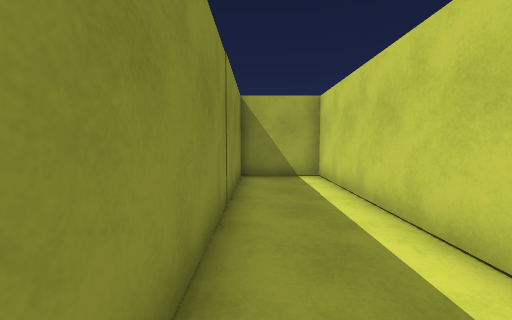
[1] (above)

19 first-person views from a walk through a Unity game level. The camera is 1.3 m above the floor, tilts 4° down and sees 90° across. The floor is counted in squares, 1 m on a side. Each view is taken from the middle of a square. On the plan, view 1 faces up. The plan holds only what a view shows up to about 13 squares ahead; the rest is blank. The player is left out.

[2]
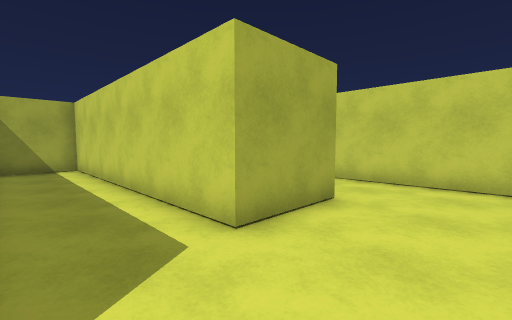

[3]
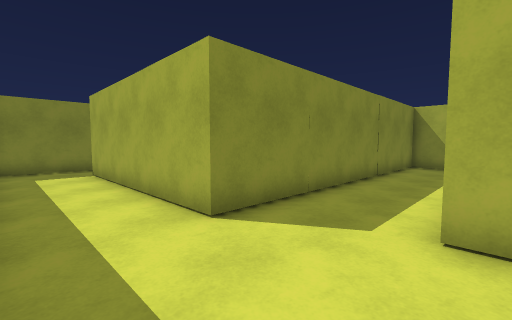

[4]
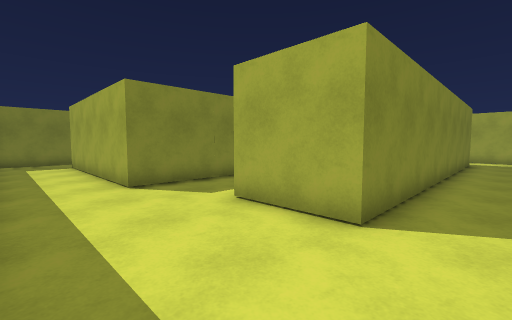

[5]
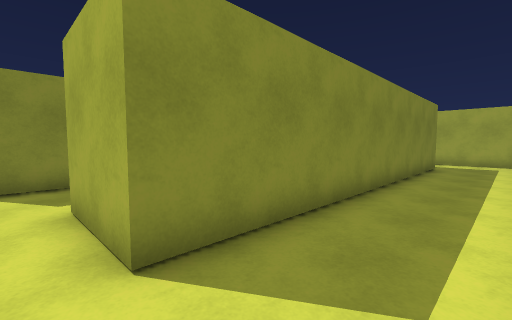

[6]
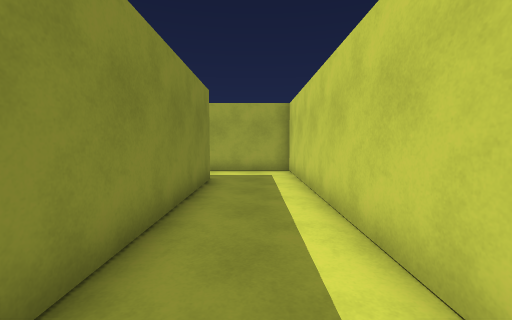

[7]
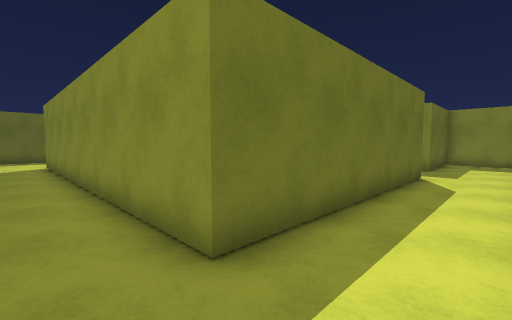

[8]
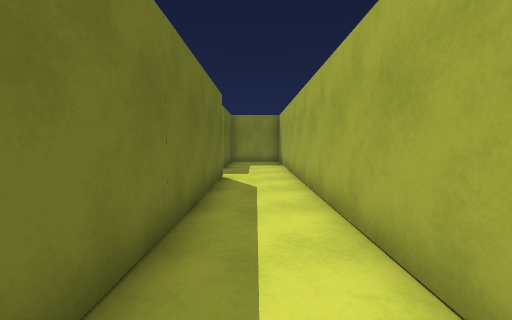

[9]
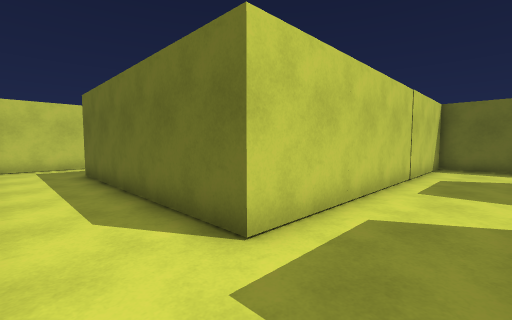

[10]
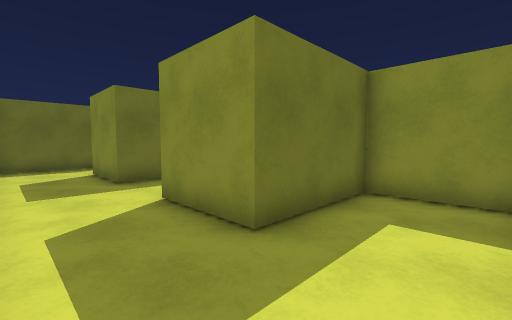

[11]
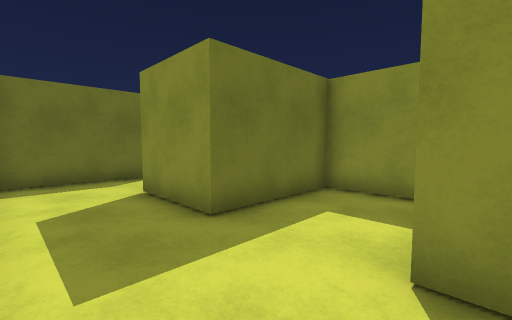

[12]
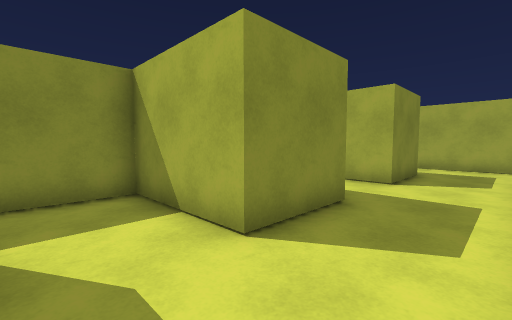

[13]
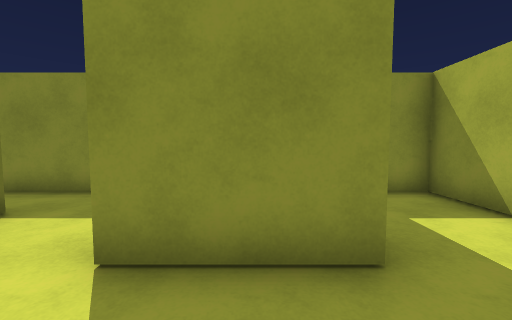

[14]
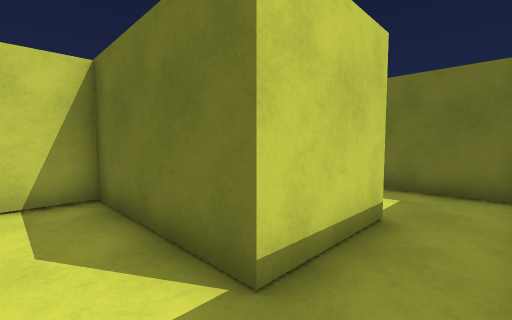

[15]
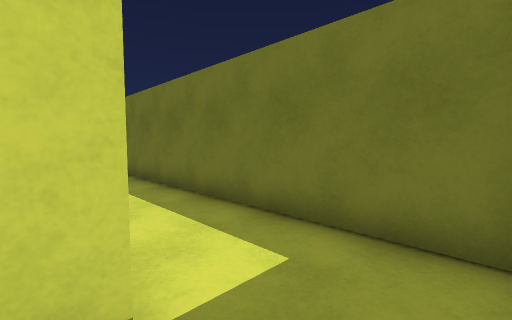

[16]
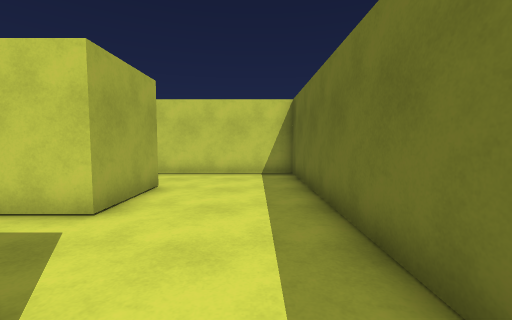

[17]
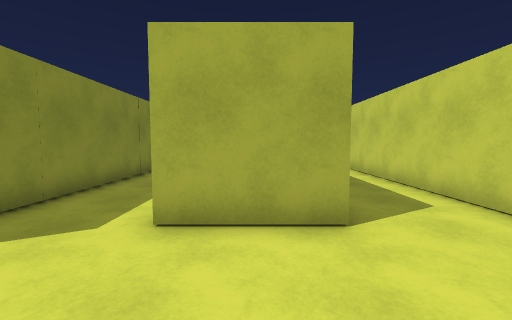

[18]
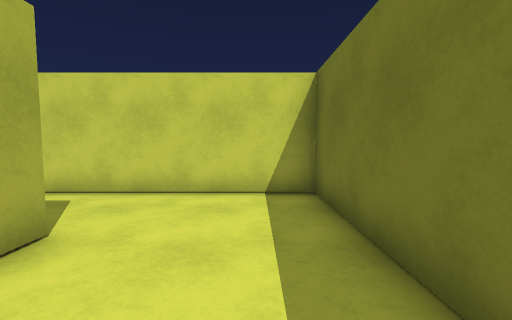

[19]
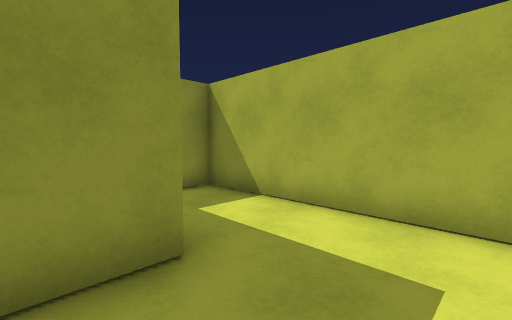

### Floor plan
Points are (right, up) in squares from view 1. A wall is a line through its corners. A room is listed if a view was taken in it or the views show most of it. See-through windows are left out.
Room 1 (views 1, 2, 3, 4, 5, 6, 7, 8, 10, 14, 15, 16, 17, 18)
walls: (-6.6, 3.3) (-10.5, 3.3) (-10.5, -5.1); (-3.6, 12.7) (5.4, 12.7) (5.4, -1.1) (2.4, -1.1) (2.4, 9.7) (-0.6, 9.7) (-0.6, -2.5) (-8.5, -2.5) (-8.5, 0.5) (-6.5, 0.5); (-10.1, -5.5) (8.5, -5.5) (8.5, 15.5) (-4.5, 15.5)
ways out: opening at (-7.5, 1.5) to room 2; opening at (-3.5, 14.5) to room 2
Room 2 (views 9, 11, 12, 13, 19)
walls: (-4.5, 15.5) (-10.5, 15.5) (-10.5, 12.4) (-6.6, 12.4) (-6.6, 9.4) (-10.5, 9.4) (-10.5, 6.3) (-6.6, 6.3) (-6.6, 3.3); (-6.5, 0.5) (-3.6, 0.5) (-3.6, 12.7)
ways out: opening at (-7.5, 1.5) to room 1; opening at (-3.5, 14.5) to room 1

Positions as (right, up) in squares from view 1, and headings:
1: (0, 0), facing up
2: (0, -4), facing up-right
3: (3, -5), facing up-left
4: (7, -5), facing up-left
5: (8, -2), facing up-left
6: (7, 4), facing up
7: (7, 15), facing down-left
8: (6, 14), facing left
9: (-6, 15), facing down-right
10: (-4, 15), facing down-left
11: (-4, 10), facing down-left
12: (-4, 1), facing up-left
13: (-4, 5), facing left
14: (-10, 2), facing down-right
15: (-10, -2), facing down-right
16: (-2, -4), facing right
17: (4, -5), facing up
18: (2, -4), facing right
19: (-4, 11), facing up-left
